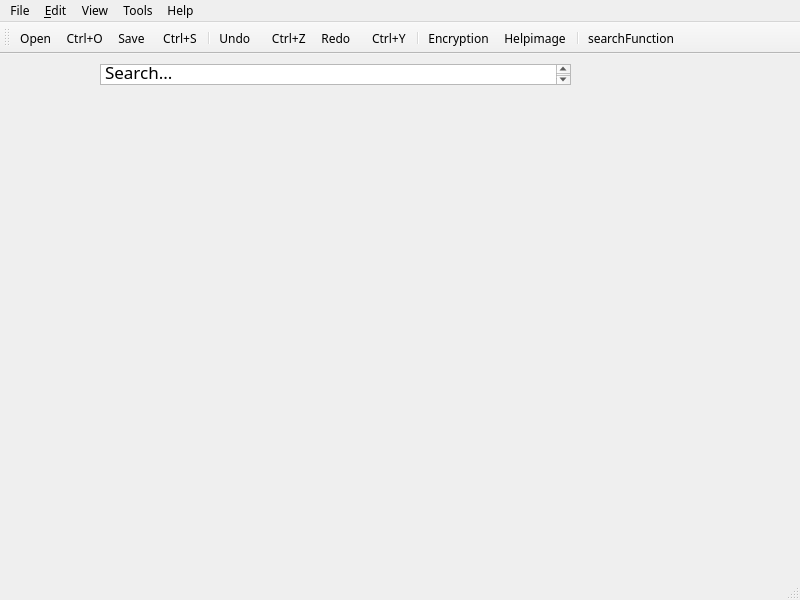
<?xml version="1.0" encoding="UTF-8"?>
<ui version="4.0">
 <class>MainWindow</class>
 <widget class="QMainWindow" name="MainWindow">
  <property name="geometry">
   <rect>
    <x>0</x>
    <y>0</y>
    <width>800</width>
    <height>600</height>
   </rect>
  </property>
  <property name="font">
   <font>
    <family>Corbel</family>
   </font>
  </property>
  <property name="windowTitle">
   <string>MainWindow</string>
  </property>
  <property name="iconSize">
   <size>
    <width>20</width>
    <height>20</height>
   </size>
  </property>
  <widget class="QWidget" name="centralwidget">
   <widget class="QTextEdit" name="textEdit">
    <property name="geometry">
     <rect>
      <x>100</x>
      <y>10</y>
      <width>471</width>
      <height>21</height>
     </rect>
    </property>
    <property name="html">
     <string>&lt;!DOCTYPE HTML PUBLIC &quot;-//W3C//DTD HTML 4.0//EN&quot; &quot;http://www.w3.org/TR/REC-html40/strict.dtd&quot;&gt;
&lt;html&gt;&lt;head&gt;&lt;meta name=&quot;qrichtext&quot; content=&quot;1&quot; /&gt;&lt;style type=&quot;text/css&quot;&gt;
p, li { white-space: pre-wrap; }
&lt;/style&gt;&lt;/head&gt;&lt;body style=&quot; font-family:'Corbel'; font-size:13pt; font-weight:400; font-style:normal;&quot;&gt;
&lt;p style=&quot; margin-top:0px; margin-bottom:0px; margin-left:0px; margin-right:0px; -qt-block-indent:0; text-indent:0px;&quot;&gt;Search...&lt;/p&gt;&lt;/body&gt;&lt;/html&gt;</string>
    </property>
   </widget>
  </widget>
  <widget class="QStatusBar" name="statusbar"/>
  <widget class="QMenuBar" name="menubar">
   <property name="geometry">
    <rect>
     <x>0</x>
     <y>0</y>
     <width>800</width>
     <height>22</height>
    </rect>
   </property>
   <widget class="QMenu" name="menuFile">
    <property name="title">
     <string>File</string>
    </property>
    <addaction name="separator"/>
    <addaction name="actionNew"/>
    <addaction name="action_File"/>
    <addaction name="actionSave_Ctrl_S"/>
    <addaction name="actionSave_As_F12"/>
    <addaction name="separator"/>
    <addaction name="actionAdd_New_Category"/>
   </widget>
   <widget class="QMenu" name="menu_Edit">
    <property name="title">
     <string>&amp;Edit</string>
    </property>
    <addaction name="action_Undo"/>
    <addaction name="action_Redo"/>
    <addaction name="separator"/>
    <addaction name="action_Cut"/>
    <addaction name="actionCopy"/>
    <addaction name="actionFormat"/>
    <addaction name="separator"/>
    <addaction name="action_Format"/>
   </widget>
   <widget class="QMenu" name="menuTools">
    <property name="title">
     <string>View</string>
    </property>
   </widget>
   <widget class="QMenu" name="menuHelp_2">
    <property name="title">
     <string>Tools</string>
    </property>
   </widget>
   <widget class="QMenu" name="menuHelp">
    <property name="title">
     <string>Help</string>
    </property>
    <addaction name="actionGet_Help_Online_2"/>
    <addaction name="actionAbout_SecureShield"/>
   </widget>
   <addaction name="menuFile"/>
   <addaction name="menu_Edit"/>
   <addaction name="menuTools"/>
   <addaction name="menuHelp_2"/>
   <addaction name="menuHelp"/>
  </widget>
  <widget class="QToolBar" name="toolBar">
   <property name="windowTitle">
    <string>toolBar</string>
   </property>
   <property name="movable">
    <bool>true</bool>
   </property>
   <property name="iconSize">
    <size>
     <width>16</width>
     <height>16</height>
    </size>
   </property>
   <property name="searchBar" stdset="0">
    <string/>
   </property>
   <attribute name="toolBarArea">
    <enum>TopToolBarArea</enum>
   </attribute>
   <attribute name="toolBarBreak">
    <bool>false</bool>
   </attribute>
   <addaction name="action_File"/>
   <addaction name="actionSave_Ctrl_S"/>
   <addaction name="separator"/>
   <addaction name="action_Undo"/>
   <addaction name="action_Redo"/>
   <addaction name="separator"/>
   <addaction name="actionEncryption"/>
   <addaction name="actionHelpimage"/>
   <addaction name="separator"/>
   <addaction name="actionSearchFunction"/>
  </widget>
  <action name="action_File">
   <property name="checkable">
    <bool>false</bool>
   </property>
   <property name="checked">
    <bool>false</bool>
   </property>
   <property name="icon">
    <iconset resource="rescources.qrc">
     <normaloff>:/Images/fileopen.png</normaloff>:/Images/fileopen.png</iconset>
   </property>
   <property name="text">
    <string>&amp;Open     Ctrl+O</string>
   </property>
   <property name="font">
    <font>
     <family>Corbel</family>
    </font>
   </property>
  </action>
  <action name="action_Undo">
   <property name="icon">
    <iconset resource="rescources.qrc">
     <normaloff>:/Images/undo.png</normaloff>:/Images/undo.png</iconset>
   </property>
   <property name="text">
    <string>Undo       Ctrl+Z</string>
   </property>
   <property name="font">
    <font>
     <family>Corbel</family>
    </font>
   </property>
  </action>
  <action name="action_Redo">
   <property name="icon">
    <iconset resource="rescources.qrc">
     <normaloff>:/Images/redo.png</normaloff>:/Images/redo.png</iconset>
   </property>
   <property name="text">
    <string>Redo       Ctrl+Y</string>
   </property>
   <property name="font">
    <font>
     <family>Corbel</family>
    </font>
   </property>
  </action>
  <action name="action_Cut">
   <property name="icon">
    <iconset resource="rescources.qrc">
     <normaloff>:/Images/cut.png</normaloff>:/Images/cut.png</iconset>
   </property>
   <property name="text">
    <string>&amp;Cut          Ctrl+X</string>
   </property>
   <property name="font">
    <font>
     <family>Corbel</family>
    </font>
   </property>
  </action>
  <action name="actionCopy">
   <property name="icon">
    <iconset>
     <normaloff>copy.png</normaloff>copy.png</iconset>
   </property>
   <property name="text">
    <string>Copy       Ctrl+C</string>
   </property>
   <property name="font">
    <font>
     <family>Corbel</family>
    </font>
   </property>
  </action>
  <action name="actionFormat">
   <property name="icon">
    <iconset resource="rescources.qrc">
     <normaloff>:/Images/paste.png</normaloff>:/Images/paste.png</iconset>
   </property>
   <property name="text">
    <string>&amp;Paste      Ctrl+V</string>
   </property>
   <property name="font">
    <font>
     <family>Corbel</family>
    </font>
   </property>
  </action>
  <action name="action_Format">
   <property name="text">
    <string>&amp;Format</string>
   </property>
   <property name="font">
    <font>
     <family>Corbel</family>
    </font>
   </property>
  </action>
  <action name="actionSave_Ctrl_S">
   <property name="icon">
    <iconset resource="rescources.qrc">
     <normaloff>:/Images/save.png</normaloff>:/Images/save.png</iconset>
   </property>
   <property name="text">
    <string>Save      Ctrl+S</string>
   </property>
   <property name="font">
    <font>
     <family>Corbel</family>
    </font>
   </property>
  </action>
  <action name="actionSave_As_F12">
   <property name="icon">
    <iconset resource="rescources.qrc">
     <normaloff>:/Images/save.png</normaloff>:/Images/save.png</iconset>
   </property>
   <property name="text">
    <string>Save As...</string>
   </property>
   <property name="font">
    <font>
     <family>Corbel</family>
    </font>
   </property>
  </action>
  <action name="actionNew">
   <property name="icon">
    <iconset resource="rescources.qrc">
     <normaloff>:/Images/filenew.png</normaloff>:/Images/filenew.png</iconset>
   </property>
   <property name="text">
    <string>New       Ctrl+N</string>
   </property>
   <property name="font">
    <font>
     <family>Corbel</family>
    </font>
   </property>
  </action>
  <action name="actionGet_Help_Online_2">
   <property name="icon">
    <iconset resource="rescources.qrc">
     <normaloff>:/Images/defaulticon.png</normaloff>:/Images/defaulticon.png</iconset>
   </property>
   <property name="text">
    <string>Get Help Online</string>
   </property>
   <property name="font">
    <font>
     <family>Corbel</family>
    </font>
   </property>
  </action>
  <action name="actionEncryption">
   <property name="icon">
    <iconset resource="rescources.qrc">
     <normaloff>:/Images/encrypted.png</normaloff>:/Images/encrypted.png</iconset>
   </property>
   <property name="text">
    <string>Encryption</string>
   </property>
  </action>
  <action name="actionAdd_New_Category">
   <property name="icon">
    <iconset resource="rescources.qrc">
     <normaloff>:/Images/accessories-text-editor.png</normaloff>:/Images/accessories-text-editor.png</iconset>
   </property>
   <property name="text">
    <string>Add New Category</string>
   </property>
   <property name="font">
    <font>
     <family>Corbel</family>
    </font>
   </property>
  </action>
  <action name="actionHelpimage">
   <property name="icon">
    <iconset resource="rescources.qrc">
     <normaloff>:/Images/help-browser.png</normaloff>:/Images/help-browser.png</iconset>
   </property>
   <property name="text">
    <string>Helpimage</string>
   </property>
  </action>
  <action name="actionAbout_SecureShield">
   <property name="icon">
    <iconset resource="rescources.qrc">
     <normaloff>:/Images/info.png</normaloff>:/Images/info.png</iconset>
   </property>
   <property name="text">
    <string>About SecureShield</string>
   </property>
   <property name="font">
    <font>
     <family>Corbel</family>
    </font>
   </property>
  </action>
  <action name="actionSearchFunction">
   <property name="icon">
    <iconset resource="rescources.qrc">
     <normaloff>:/Images/find.png</normaloff>:/Images/find.png</iconset>
   </property>
   <property name="text">
    <string>searchFunction</string>
   </property>
  </action>
 </widget>
 <resources>
  <include location="rescources.qrc"/>
 </resources>
 <connections/>
</ui>
